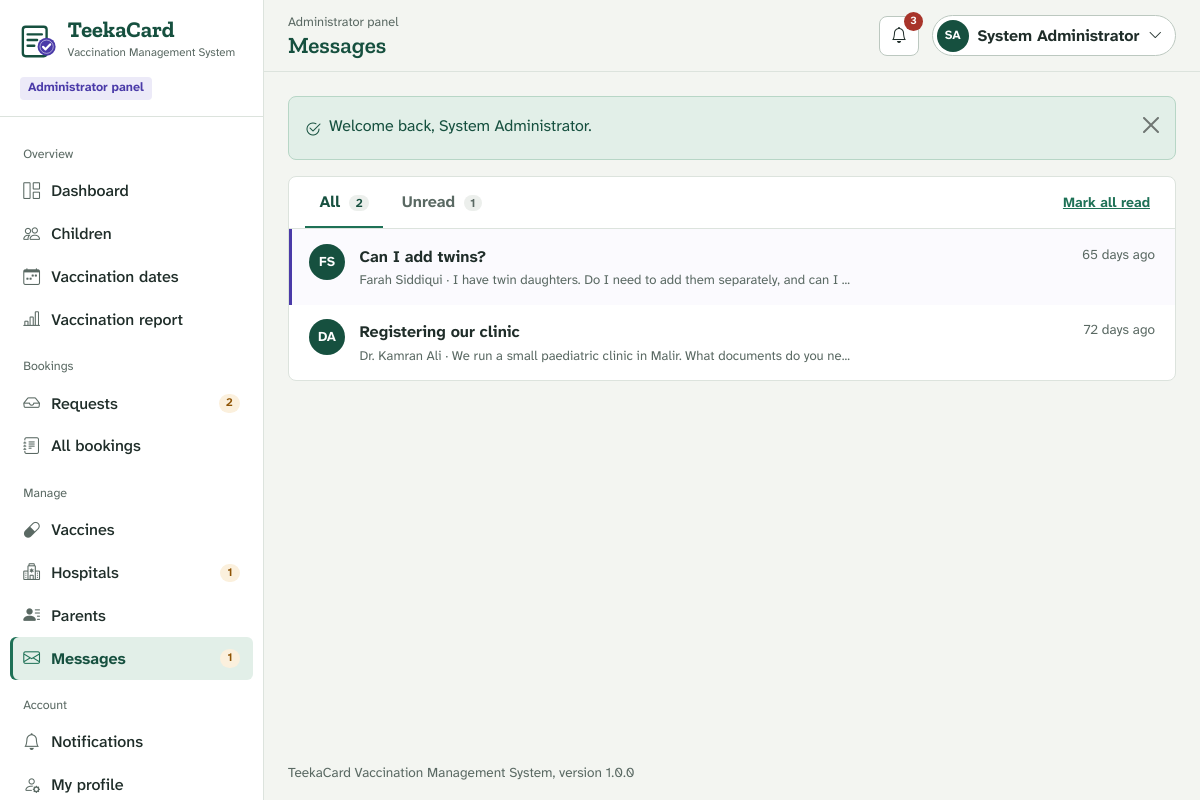
The page /1_Source_Code/vms/admin/messages.php (signed in) on the database as committed earlier.
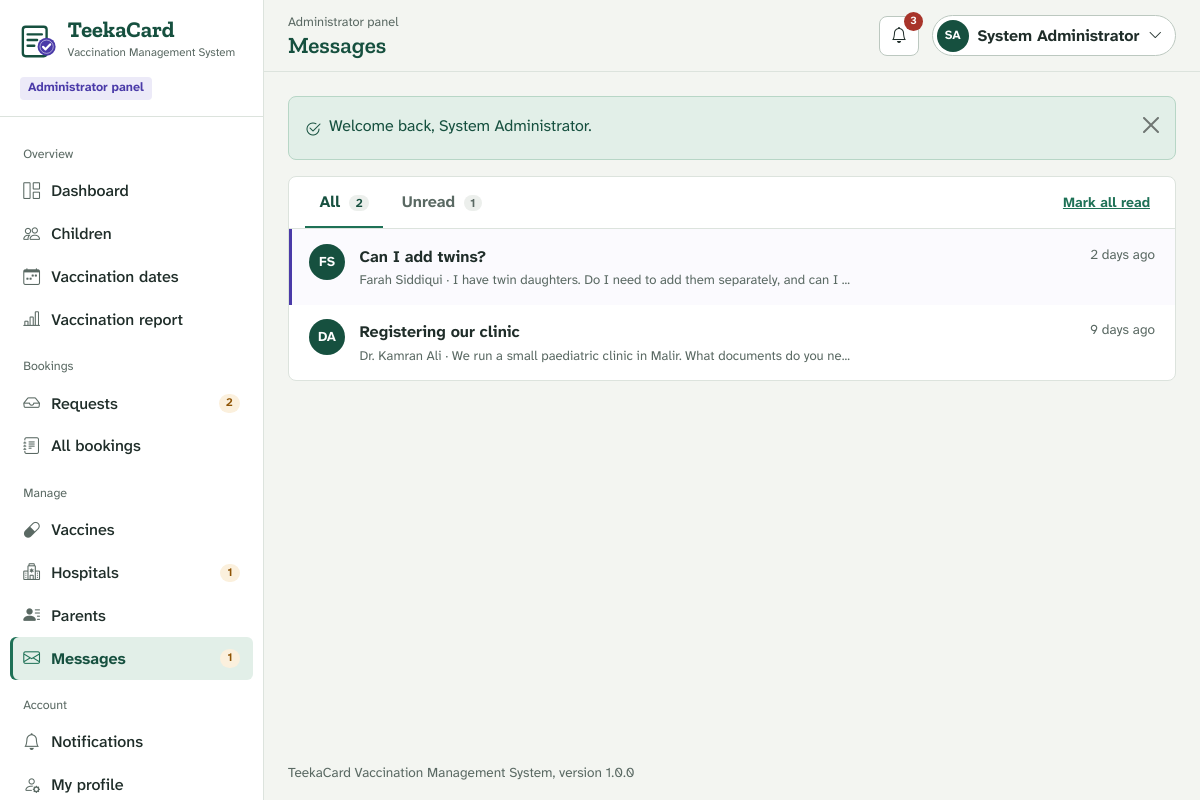
The same page on the database as committed later.
### tables this page shows
CREATE TABLE `contact_messages` (
  `id`         INT UNSIGNED NOT NULL AUTO_INCREMENT,
  `name`       VARCHAR(100) NOT NULL,
  `email`      VARCHAR(150) NOT NULL,
  `subject`    VARCHAR(150) NOT NULL,
  `message`    TEXT NOT NULL,
  `is_read`    TINYINT(1) NOT NULL DEFAULT 0,
  `created_at` DATETIME NOT NULL DEFAULT CURRENT_TIMESTAMP,
  PRIMARY KEY (`id`)
);

### 1_Source_Code/vms/includes/db.php (called while the page is built, shortened)
<?php
function db(): PDO
{
    static $pdo = null;
    if ($pdo === null) {
        $dsn = 'mysql:host=' . DB_HOST . ';port=' . DB_PORT . ';dbname=' . DB_NAME . ';charset=utf8mb4';
        try {
            $pdo = new PDO($dsn, DB_USER, DB_PASS, [
                PDO::ATTR_ERRMODE            => PDO::ERRMODE_EXCEPTION,
                PDO::ATTR_DEFAULT_FETCH_MODE => PDO::FETCH_ASSOC,
                PDO::ATTR_EMULATE_PREPARES   => false,
            ]);
            $pdo->exec("SET time_zone = '" . date('P') . "'");
        } catch (PDOException $e) {
            db_setup_error($e->getMessage());
        }
    }
    return $pdo;
}
function db_run(string $sql, array $params = []): PDOStatement
{
    $stmt = db()->prepare($sql);
    foreach ($params as $key => $value) {
        $param = is_int($key) ? $key + 1 : (str_starts_with($key, ':') ? $key : ':' . $key);
        $type  = is_int($value) ? PDO::PARAM_INT : (is_null($value) ? PDO::PARAM_NULL : PDO::PARAM_STR);
        $stmt->bindValue($param, $value, $type);
    }
    $stmt->execute();
    return $stmt;
}
function db_all(string $sql, array $params = []): array
{
    return db_run($sql, $params)->fetchAll();
}
function db_value(string $sql, array $params = [])
{
    $value = db_run($sql, $params)->fetchColumn();
    return $value === false ? null : $value;
}

### 1_Source_Code/vms/admin/messages.php (the view, shortened to what this page needs)
<?php
$openId  = int_param('id');
$current = $openId ? db_one('SELECT * FROM contact_messages WHERE id = ?', [$openId]) : null;
$show   = get('show') === 'unread' ? 'unread' : 'all';
$where  = $show === 'unread' ? 'is_read = 0' : '1 = 1';
$unread = (int) db_value('SELECT COUNT(*) FROM contact_messages WHERE is_read = 0');
$total  = (int) db_value('SELECT COUNT(*) FROM contact_messages');
$pager  = paginate($show === 'unread' ? $unread : $total);
$list   = db_all(
    "SELECT * FROM contact_messages WHERE $where ORDER BY created_at DESC LIMIT ? OFFSET ?",
    [$pager['per'], $pager['offset']]
);
require APP_ROOT . '/includes/layout/panel-header.php';
?>
<div class="row g-4">
    <div class="<?= $current ? 'col-xl-5' : 'col-12' ?>">
        <div class="sheet">
            <nav class="tabs-line" aria-label="Filter messages">
                <a class="<?= $show === 'all' ? 'active' : '' ?>" href="<?= e(query_url(['show' => null, 'page' => null])) ?>">All <span class="num"><?= $total ?></span></a>
                <a class="<?= $show === 'unread' ? 'active' : '' ?>" href="<?= e(query_url(['show' => 'unread', 'page' => null])) ?>">Unread <span class="num"><?= $unread ?></span></a>
                <?php if ($unread): ?>
                    <form method="post" class="ms-auto align-self-center">
                        <button class="btn btn-sm btn-link" type="submit">Mark all read</button>
                    </form>
                <?php endif; ?>
            </nav>
            <?php if (!$list): ?>
                <?= empty_state('No messages', 'Messages from the contact page will appear here.') ?>
            <?php else: ?>
                <ul class="list-unstyled mb-0">
                    <?php foreach ($list as $m): ?>
                        <li>
                            <a class="notice-row text-reset text-decoration-none<?= $m['is_read'] ? '' : ' is-unread' ?><?= $openId === (int) $m['id'] ? ' bg-light' : '' ?>"
                               href="<?= e(query_url(['id' => $m['id']])) ?>">
                                <span class="avatar" aria-hidden="true"><?= e(initials($m['name'])) ?></span>
                                <span class="d-block">
                                    <span class="d-block fw-600"><?= e($m['subject']) ?><?= $m['is_read'] ? '' : ' <span class="visually-hidden">(unread)</span>' ?></span>
                                    <span class="d-block cell-sub"><?= e($m['name']) ?> &middot; <?= e(mb_strimwidth($m['message'], 0, 70, '...')) ?></span>
                                </span>
                                <span class="small-note text-nowrap"><?= e(time_ago($m['created_at'])) ?></span>
                            </a>
                        </li>
                    <?php endforeach; ?>
                </ul>
            <?php endif; ?>
        </div>
    </div>
</div>
<?php require APP_ROOT . '/includes/layout/panel-footer.php'; ?>

Rows that differ between the two databases and show on the page:
changed contact_messages "Can I add twins?": created_at "65 days ago" → "2 days ago"
changed contact_messages "Registering our clinic": created_at "72 days ago" → "9 days ago"
